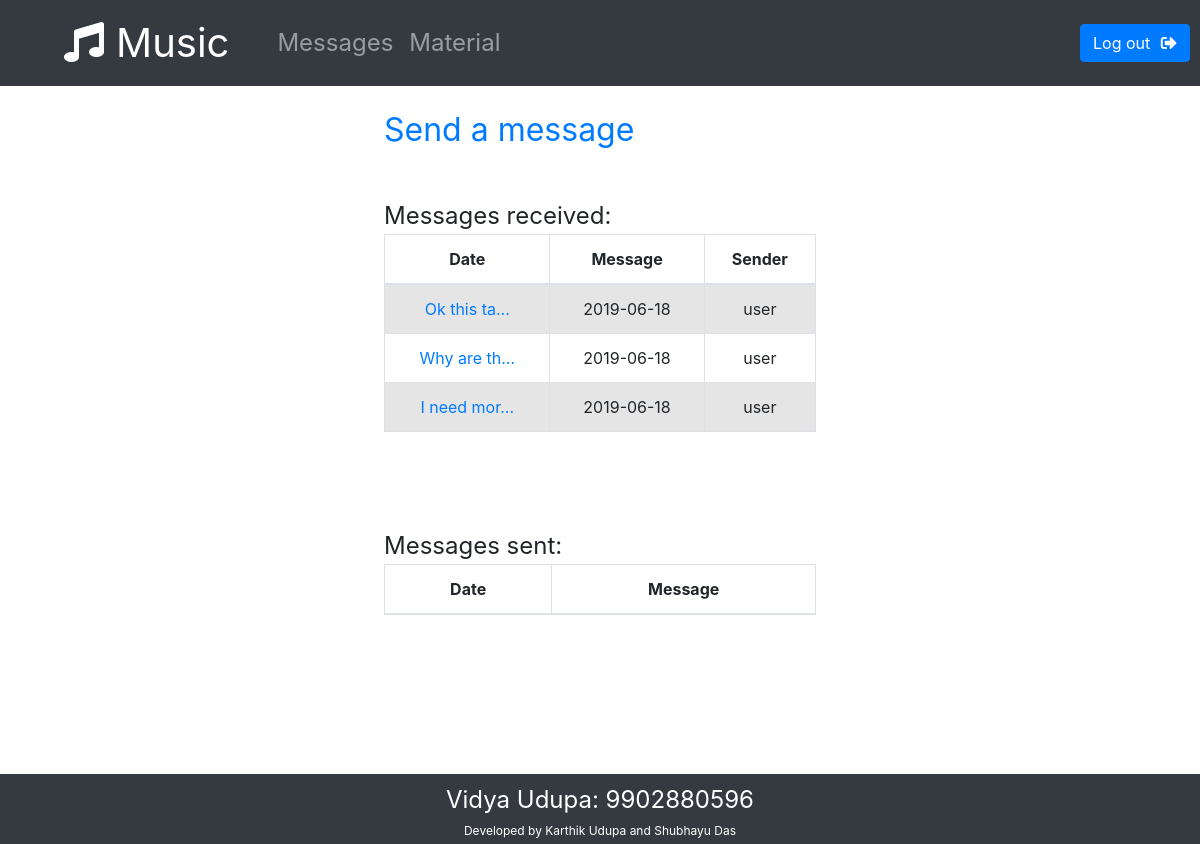
Page /student-home/student-message/ (signed in) on the committed database.
### Registry/models.py (models this page shows)
class Message(models.Model):
    message = models.CharField(max_length = 3000, verbose_name = "Message: ")
    datePosted = models.DateTimeField(verbose_name = "Date Posted: ", default = datetime(1970, 1, 1, tzinfo=timezone('Asia/Kolkata')))
    allowedUsers = models.CharField(max_length = 1000, verbose_name = 'Allowed Users: ')
    sender = models.CharField(max_length = 100, verbose_name = 'Sender: ', default = 'admin')
    class Meta:
        ordering = ('-datePosted', )

### Registry/views.py (the view)
# urls.py: path('student-home/student-message/', views.studentViewMessage, name = 'studentViewMessage'),
def studentViewMessage(request):
    if checkStatus(request):
        try:
            userId = request.session.get('user_info')
            user = storeData.objects.get(id = userId)
            print(user.username)
            user.unseen_message_count = 0
            user.save()
            final = {'received': [], 'sent': []}
            countSent = 0
            countRcv = 0
            id = 0
            for message in Message.objects.values():
                if countSent < 3:
                    if message['sender'] == str(user.username):
                        final['sent'].append({'id': str(id), 'brief': message['message'][:10]+"...", 'posts': message['message'], 'dates': str(message['datePosted'].date())})
                        countSent = countSent + 1
                if countRcv < 3:
                    if str(user.username) in (message['allowedUsers']):
                        final['received'].append({'id': str(id), 'brief': message['message'][:10]+"...",  'posts': message['message'], 'dates': str(message['datePosted'].date()), 'sender': str(message['sender'])})
                        countRcv += 1
                    id += 1
                if countRcv == 4 or countSent == 4:
                    break
            return render(request, 'Registry/studentViewMessage.html', final)
        except:
            errorMessage(request, 'notSignedIn')
            return redirect('home')
    errorMessage(request,  'notSignedIn')
    return redirect('home')

### Registry/views.py (called while the page is built)
def checkStatus(request):
    userId = request.session.get('user_info')
    if userId is not None and userId is not -1:
        return True
    else:
        return False

### Registry/templates/Registry/studentViewMessage.html (shortened to what this page needs)
{% extends "Registry/studentBase.html" %}
{% load static %}
{% block style %}
    <link rel="stylesheet" href = {% static "css/studentViewMessage.css" %}>
{% endblock %}
{% block body %}
<div id = "allMessage">
    <p id = 'sender'>   <a href="{% url 'studentSendMessage' %}">Send a message</a> </p>
    <p id = "tags"> Messages received: </p>
    <table class = "table table-bordered striped" id ="receivedMessages">
        <thead>
            <tr>
                <th>Date</th>
                <th>Message</th>
                <th>Sender</th>
            </tr>
        </thead>
        <tbody>
            {% for message in received %}
            <tr>
                <td> <a href="#post{{message.id}}" data-toggle="collapse" class="accordion-toggle"> {{ message.brief }} </a> </td>
                <td>{{ message.dates }}</td>
                <td>{{ message.sender }}</td>
            </tr>
            {% endfor %}
        </tbody>
    </table>
    <br><br><br>
    <p id = "tags">Messages sent:</p>
    <table class = "table table-bordered striped" id = "sentMessages">
        <thead>
            <tr>
                <th>Date</th>
                <th>Message</th>
            </tr>
        </thead>
    </table>
</div>
{% endblock %}

### Registry/static/css/studentBase.css (style rules this page uses)
html, body { width: 100%; height: 100%; }

### Registry/static/css/studentViewMessage.css (style rules this page uses)
#allMessage { min-height: calc(80vh); width: 60%; margin: auto; }
.striped > tbody > tr:nth-child(4n+1) > td, .striped > tbody > tr:nth-child(4n+1) > th { background-color: rgba(0, 0, 0, 0.1); }
#receivedMessages { max-width: 60%; margin: auto; }
#sentMessages { max-width: 60%; margin: auto; padding: calc(3vh); }
#sender { max-width: 60%; margin: auto; padding: 20px; padding-left: 0%; }
#sender a { font-size: 2rem; text-decoration: none; }
#tags { max-width: 60%; margin: auto; font-size: calc(3vh); padding-top: calc(3vh); }
#sender { text-decoration: none; font-size: calc(3vh); }
th, td { text-align: center; }

### rows in the picture
Message: sender "user"
Message: sender "user"
Message: sender "user"

### other values in the picture
{{ message.brief }} "Ok this ta..." "Why are th..." "I need mor..."
{{ message.dates }} "2019-06-18" "2019-06-18" "2019-06-18"
